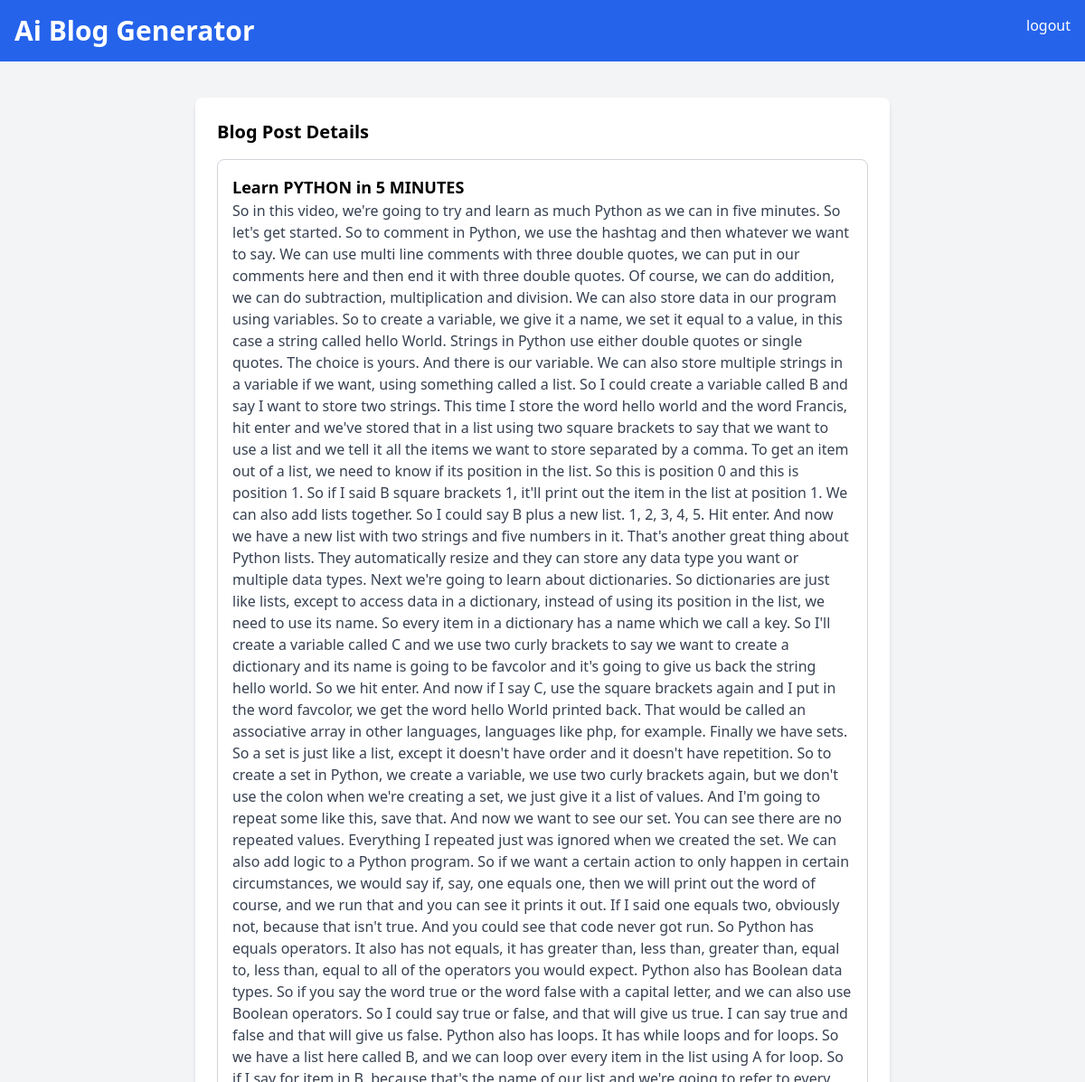
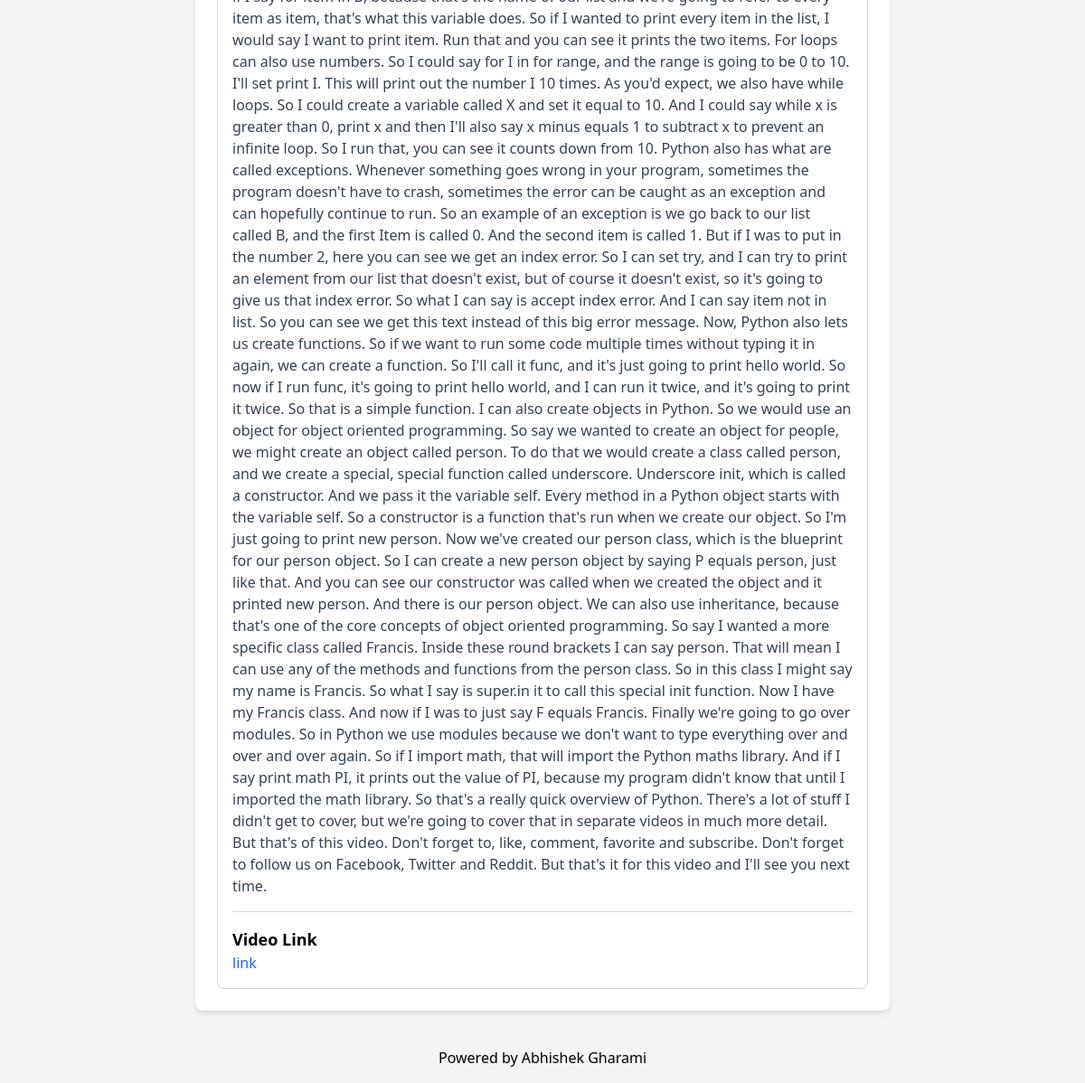
Page /generate-detail/2/ on the committed database (2 pictures, top to bottom).
### blog_generator/models.py (models this page shows, shortened)
class BlogPost(models.Model):
    user = models.ForeignKey(User,
                             on_delete=models.CASCADE)
    youtube_title = models.CharField(max_length=300)
    youtube_link = models.URLField()
    generated_text = models.TextField()
    created_at = models.DateTimeField(auto_now_add=True)

### blog_generator/views.py (the view)
# urls.py: path('generate-detail/<int:pk>/',views.user_blog_detail_view, name='generate-detail'),
def user_blog_detail_view(request,pk):
    blog = BlogPost.objects.get(id=pk)
    if blog is not None:
        return render(request,'blog-detais.html',
            {
            'blog':blog
             }
            )
    else:
        return redirect('/')

### templates/blog-detais.html (shortened to what this page needs)
<!DOCTYPE html>
<html lang="en">
<head>
    <link href="https://cdn.jsdelivr.net/npm/tailwindcss@2.2.19/dist/tailwind.min.css" rel="stylesheet">
</head>
<body class="bg-gray-100 font-sans antialiased">
    <nav class="bg-blue-600 p-4 text-white flex justify-between">
        <div>
            <h1 class="text-3xl font-bold">Ai Blog Generator</h1>
        </div>
        <div>
            <a href="#" class="text-white hover:underline">logout</a>
        </div>
    </nav>
     <div class="container mx-auto mt-10 px-4 sm:px-0">
        <div class="max-w-3xl mx-auto bg-white p-6 rounded-lg shadow-md">
            <section>
                <h2 class="text-xl mb-4 font-semibold">Blog Post Details</h2>
                <div class="border border-gray-300 p-4 rounded-lg">
                    <h3 class="text-lg font-semibold">{{ blog.youtube_title }}</h3>
                    <p class="text-gray-700">{{ blog.generated_text }}</p>
                    <hr class="my-4 border-gray-300">
                    <h4 class="text-lg font-semibold mt-4">Video Link</h4>
                    <a href="{{ blog.youtube_link }}" class="text-blue-600 hover:underline">link</a>
                </div>
            </section>
        </div>
     </div>
    <footer class="text-center p-4 text-black mt-6">
        Powered by <a href="https://github.com/ABHISHEKGHARAMI">Abhishek Gharami</a>
    </footer>
</body>
</html>

### rows in the picture
BlogPost: youtube_title "Learn PYTHON in 5 MINUTES", generated_text "So in this video, we're going to try and learn as much Python as we can in five minutes. So let's get started. So to comment in Python, we use the hashtag and then whatever we want to say. We can use multi line comments with three double quotes, we can put in our comments here and then end it with three double quotes. Of course, we can do addition, we can do subtraction, multiplication and division. We can also store data in our program using variables. So to create a variable, we give it a name, we set it equal to a value, in this case a string called hello World. Strings in Python use either double quotes or single quotes. The choice is yours. And there is our variable. We can also store…"
